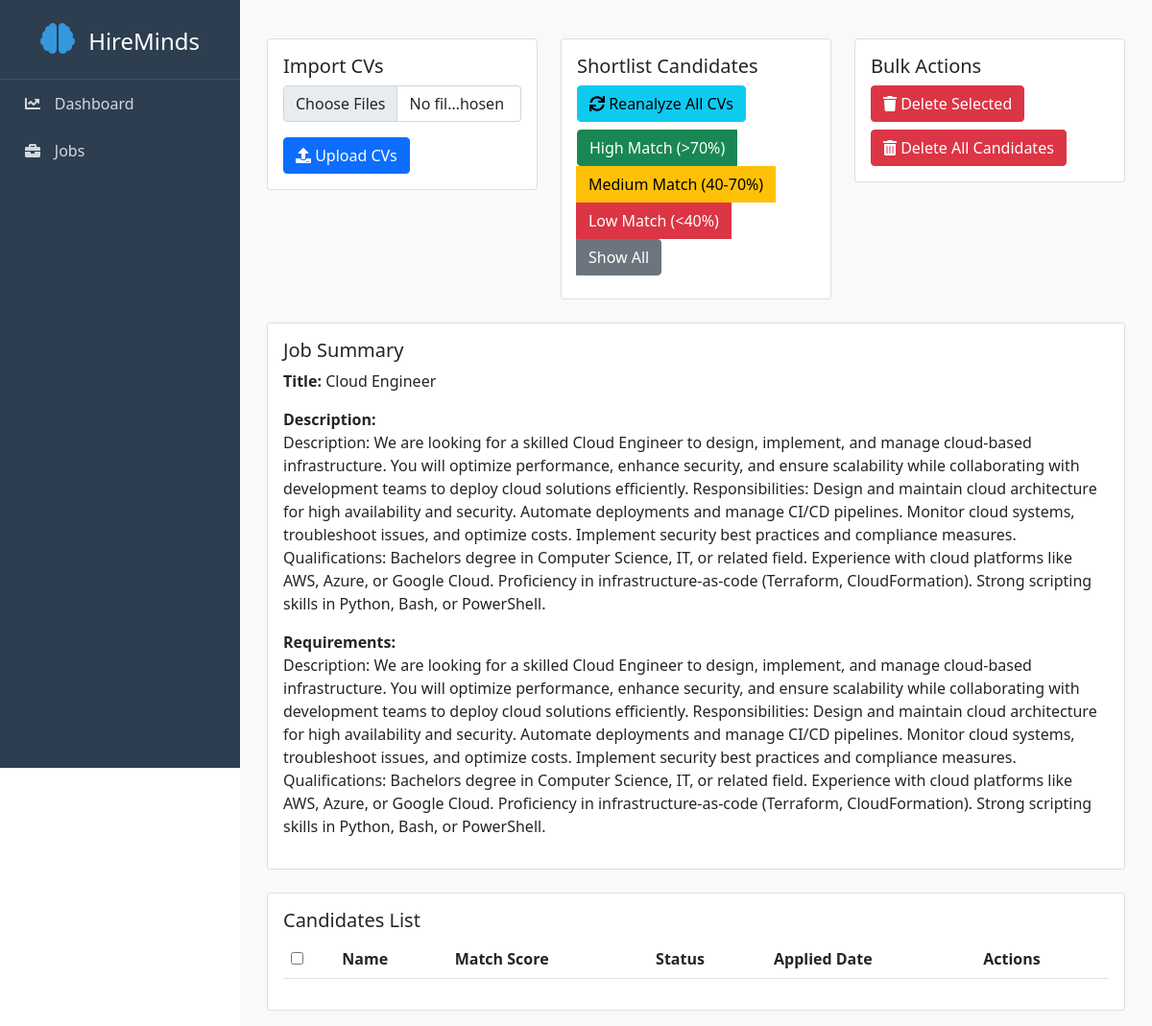
/candidates/4, run on the app's committed database.
### app/models/job.py (models this page shows, shortened)
class Job(db.Model):
    __tablename__ = 'job'
    id = db.Column(db.Integer, primary_key=True)
    _title = db.Column('title', db.String(200), nullable=False)
    _description = db.Column('description', db.Text, nullable=False)
    _requirements = db.Column('requirements', db.Text, nullable=False)
    created_at = db.Column(db.DateTime, nullable=False, default=lambda: datetime.now(timezone.utc))
    candidates = db.relationship('Candidate', backref='job', lazy=True, cascade='all, delete-orphan')
    shortlisted_candidates = db.relationship('ShortlistedCandidate',
                                          backref=db.backref('job_listing', lazy=True),
                                          lazy=True,
                                          cascade='all, delete-orphan')
    @property
    def title(self):
        return self._title.replace("'''", "").replace("''", "'").replace("'", "'") if self._title else ""
    @title.setter
    def title(self, value):
        """Set title with cleaning."""
        self._title = value.replace("'''", "").replace("''", "'").replace("'", "'") if value else ""
    @property
    def description(self):
        return self._description.replace("'''", "").replace("''", "'").replace("'", "'") if self._description else ""
    @description.setter
    def description(self, value):
        """Set description with cleaning."""
        self._description = value.replace("'''", "").replace("''", "'").replace("'", "'") if value else ""
    @property
    def requirements(self):
        return self._requirements.replace("'''", "").replace("''", "'").replace("'", "'") if self._requirements else ""
    @requirements.setter
    def requirements(self, value):
        """Set requirements with cleaning."""
        self._requirements = value.replace("'''", "").replace("''", "'").replace("'", "'") if value else ""

### app/routes.py (the view)
@main.route('/candidates/<int:job_id>')
def candidates(job_id):
    job = Job.query.get_or_404(job_id)
    candidates = Candidate.query.filter_by(job_id=job_id).all()
    shortlisted = get_shortlisted_candidates(job_id)
    return render_template('candidates.html', job=job, candidates=candidates, shortlisted=shortlisted)

### agents/shortlister.py (called while the page is built)
def get_shortlisted_candidates(job_id):
    return ShortlistedCandidate.query.filter_by(job_id=job_id).all()

### app/templates/candidates.html (shortened to what this page needs)
{% extends "base.html" %}
{% block content %}
<div class="container mt-4">
    <div class="row mb-4">
        <div class="col-md-4">
            <div class="card">
                <div class="card-body">
                    <h5 class="card-title">Import CVs</h5>
                    <form action="{{ url_for('main.import_cvs', job_id=job.id) }}" method="post" enctype="multipart/form-data">
                        <div class="mb-3">
                            <input type="file" class="form-control" name="cvs" multiple accept=".pdf,.doc,.docx">
                        </div>
                        <button type="submit" class="btn btn-primary">
                            <i class="fas fa-upload"></i> Upload CVs
                        </button>
                    </form>
                </div>
            </div>
        </div>
        <div class="col-md-4">
            <div class="card">
                <div class="card-body">
                    <h5 class="card-title">Shortlist Candidates</h5>
                    <button id="reanalyze-button" class="btn btn-info mb-2">
                        <i class="fas fa-sync"></i> Reanalyze All CVs
                    </button>
                    <div class="btn-group d-block mb-2">
                        <button id="filterHighBtn" class="btn btn-success">High Match (>70%)</button>
                        <button id="filterMediumBtn" class="btn btn-warning">Medium Match (40-70%)</button>
                        <button id="filterLowBtn" class="btn btn-danger">Low Match (<40%)</button>
                        <button id="filterAllBtn" class="btn btn-secondary">Show All</button>
                    </div>
                </div>
            </div>
        </div>
        <div class="col-md-4">
            <div class="card">
                <div class="card-body">
                    <h5 class="card-title">Bulk Actions</h5>
                    <button id="delete-selected" class="btn btn-danger mb-2">
                        <i class="fas fa-trash"></i> Delete Selected
                    </button>
                    <button id="delete-all" class="btn btn-danger">
                        <i class="fas fa-trash-alt"></i> Delete All Candidates
                    </button>
                </div>
            </div>
        </div>
    </div>
    <div class="card">
        <div class="card-body">
            <h5 class="card-title">Job Summary</h5>
            <div class="mb-3">
                <strong>Title:</strong>
                <span>{{ job.title | replace("'''", "") }}</span>
            </div>
            <div class="mb-3">
                <strong>Description:</strong>
                <p>{{ job.description | replace("'''", "") }}</p>
            </div>
            <div class="mb-3">
                <strong>Requirements:</strong>
                <p>{{ job.requirements | replace("'''", "") }}</p>
            </div>
        </div>
    </div>
    <div class="card mt-4">
        <div class="card-body">
            <h5 class="card-title">Candidates List</h5>
            <div class="table-responsive">
                <table id="candidates-table" class="table table-striped">
                    <thead>
                        <tr>
                            <th>
                                <input type="checkbox" id="select-all" onclick="toggleAllCheckboxes(this)">
                            </th>
                            <th>Name</th>
                            <th>Match Score</th>
                            <th>Status</th>
                            <th>Applied Date</th>
                            <th>Actions</th>
                        </tr>
                    </thead>
                </table>
            </div>
        </div>
    </div>
</div>
{% endblock %}

### app/templates/base.html (style rules this page uses)
:root { --sidebar-width: 250px; --primary-color: #2c3e50; --secondary-color: #34495e; }
body { display: flex; min-height: 100vh; }

### data on the page
Job: title "Cloud Engineer", description "Description: We are looking for a skilled Cloud Engineer to design, implement, and manage cloud-based infrastructure. You will optimize performance, enhance security, and ensure scalability while collaborating with development teams to deploy cloud solutions efficiently. Responsibilities: Design and maintain cloud architecture for high availability and security. Automate deployments and manage CI/CD pipelines. Monitor cloud systems, troubleshoot issues, and optimize costs. Implement security best practices and compliance measures. Qualifications: Bachelors degree in Computer Science, IT, or related field. Experience with cloud platforms like AWS, Azure, or Google Cloud. Proficiency in…", requirements "Description: We are looking for a skilled Cloud Engineer to design, implement, and manage cloud-based infrastructure. You will optimize performance, enhance security, and ensure scalability while collaborating with development teams to deploy cloud solutions efficiently. Responsibilities: Design and maintain cloud architecture for high availability and security. Automate deployments and manage CI/CD pipelines. Monitor cloud systems, troubleshoot issues, and optimize costs. Implement security best practices and compliance measures. Qualifications: Bachelors degree in Computer Science, IT, or related field. Experience with cloud platforms like AWS, Azure, or Google Cloud. Proficiency in…"
